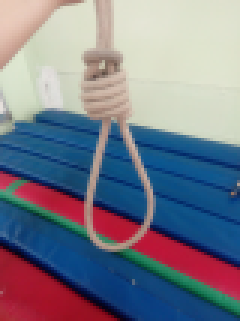
#> input picture 1.bmp, 80 x 107 px (shown 3 times larger)
$ python 1.py 3 1.bmp out.png
#> lines starting #> are read from the running program, lines starting #| are printed output that depends on the picture
from PIL import Image, ImageOps
from sys import argv
try:
    image = argv[2]
    number = int(argv[1])
    output = argv[3]
    im = Image.open(image)
#> im is the input picture: PIL image 80x107 RGB; mean R, G, B 121.1, 123.5, 138.2
    (width, height) = im.size
#> width = 80; height = 107
    if (width + number) > 11000:
        print('Too many pixels')
        raise SystemExit()
    if (height + number) > 11000:
        print('Too many pixels')
        raise SystemExit()
    if number < 0:
        print('Bad pixel number')
        raise SystemExit()
    ImageOps.expand(im,border=number,fill='black').save(output)
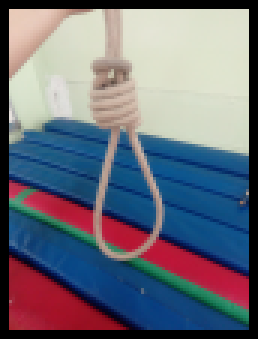
#> saved as out.png: PIL image 86x113 RGB (shown 3 times larger); mean R, G, B 106.7, 108.8, 121.7
except IndexError:
    print('No arguments')
except FileNotFoundError:
    print('File not found')
except MemoryError:
    print('Not enough memory')
